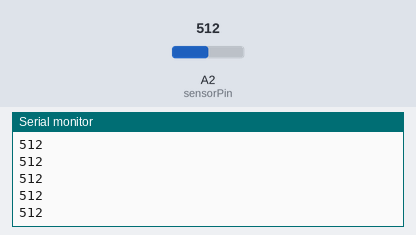
Recording of a sketch running on a simulated Arduino Uno, built with avr-gcc and run on an emulated ATmega328P. Parts: the last lines printed to the serial monitor. Inputs (shaded band) come from the test bench; at power-on: A2 (sensorPin) = 512.

Above: at 1.2 s.
1.3 s: A2 (sensorPin) set to 716
At 1.8 s:
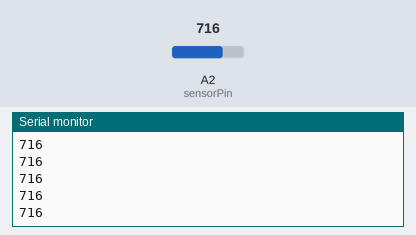
2.8 s: A2 (sensorPin) set to 900
At 3.5 s:
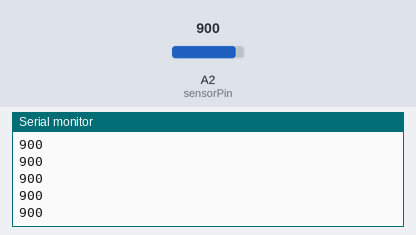
Timing chart, 0 to 5.8 s (numbered marks = the images above; inputs shaded):
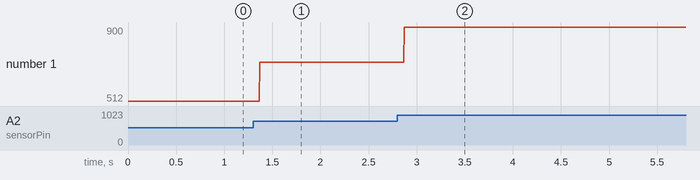

Measured:
- after the input at 1.3 s, the serial monitor: prints a new line after 0.07 s (image 1)
- after the input at 2.8 s, the serial monitor: prints a new line after 0.07 s (image 2)
- plotted number 1: 512 → 716 after the input at 1.3 s, 716 → 900 after the input at 2.8 s

The sketch:

readingAnalogValues_no-output.ino
```cpp
/*
 * DAY 3, PART 1
 * Reading Analog Values
 * By Your Name(s)
 * Description of what the code does
 *
 */


int sensorPin = A2;
int sensorVal;

void setup() {
  // put your setup code here, to run once:
  pinMode(sensorPin, INPUT_PULLUP);
  Serial.begin(9600);

}

void loop() {
  // put your main code here, to run repeatedly:

  sensorVal = analogRead(sensorPin); //read the sensor data coming in
  Serial.println(sensorVal);         //print the sensor values to the serial monitor

}
```
